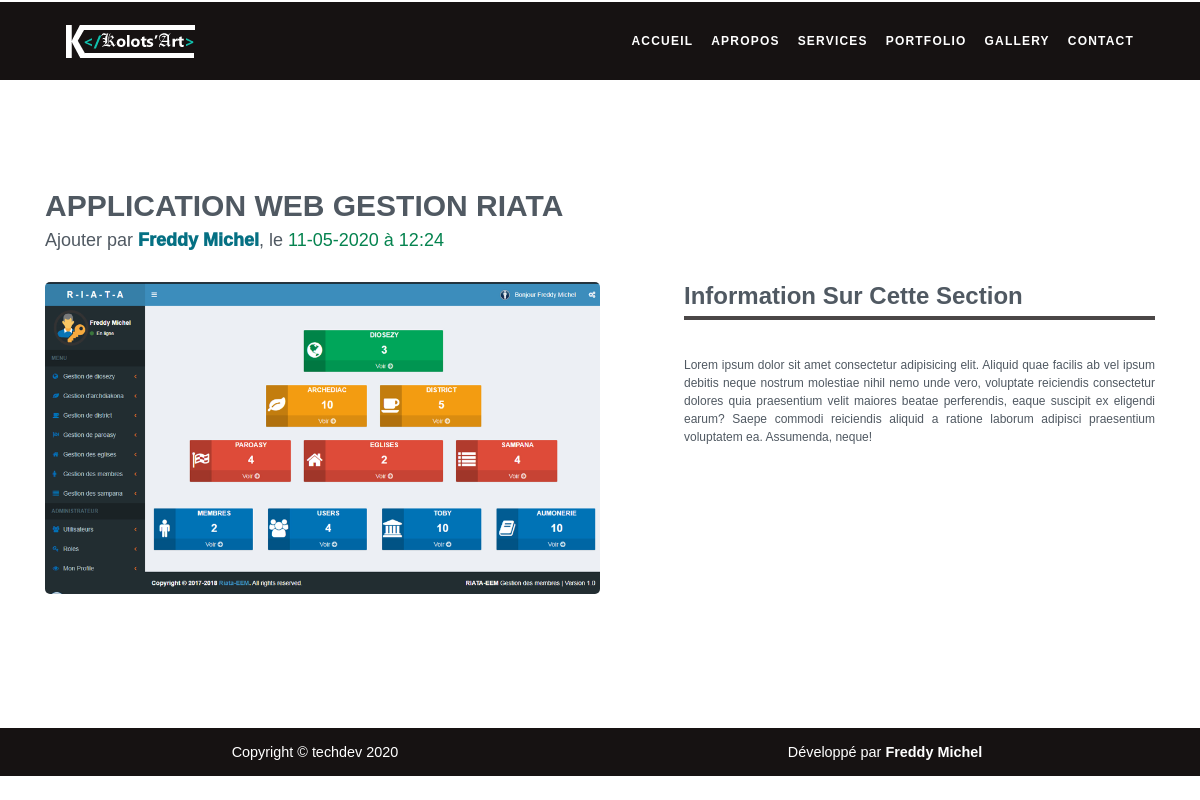
The page /index.php?page=article&id=2 on the database its author committed.
### tables this page shows
CREATE TABLE IF NOT EXISTS `portfolio` (
  `id` int(11) NOT NULL AUTO_INCREMENT,
  `titre` varchar(255) NOT NULL,
  `contenue` text NOT NULL,
  `image` varchar(255) NOT NULL DEFAULT 'post.png',
  `auteur` varchar(255) NOT NULL,
  `date` datetime NOT NULL,
  `posted` tinyint(4) NOT NULL,
  PRIMARY KEY (`id`)
);

### fonctions/article.fonct.php (called while the page is built)
<?php
function get_Portfolios(){
    global $db;
    $req = $db ->query("
        SELECT  portfolio.id,
                portfolio.titre,
                portfolio.image,
                portfolio.contenue,
                portfolio.date,
                admins.nom
        FROM    portfolio
        JOIN    admins
        ON portfolio.auteur=admins.email
        WHERE portfolio.id='{$_GET['id']}'
        AND portfolio.posted = '1'
    ");
    $results = $req->fetchObject();
    return $results;
}

### pages/article.php (the view, shortened to what this page needs)
<?php
$portfolio = get_Portfolios();
if($portfolio == false){
    header("Location:index.php?page=error");
}else{
?>
<div class="main-show">
    <div class="container">
    <h1 class="main-titleSection"><?= $portfolio -> titre ?></h1>
        <h4>Ajouter par <span class="auteur-main-add"><?= $portfolio -> nom ?></span>, le <span class="date-main-add"><?= date("d-m-Y à H:i", strtotime($portfolio -> date)) ?></span></h4>
        <div class="main-show-content">
            <div class="col-img-show animate-left">
                <div class="card-content">
                    <img id="myImg" class="responsive-img" src="assets/imgs/portfolio/<?= $portfolio -> image ?>" alt="<?= $portfolio -> titre ?>">
                </div>
            </div>
            <div class="col-content-show animate-right">
                <div class="global-headline padding-left">
                <h2 class="main-titleCard">Information sur cette section</h2>
                    <div class="heading-underline"></div>
                    <p class="lead">
                        <?= $portfolio -> contenue ?>
                    </p>
                </div>
            </div>
        </div>
    </div>
</div>
    <?php
}
?>

### assets/css/style.css (style rules this page uses)
* { text-decoration: none; }
html { scroll-behavior: smooth; font-family:'Aparajita', sans-serif; font-size:12px; }
body { overflow-x: hidden; font-size:1rem; font-family: 'arial', sans-serif; color:#505962; background: #ffffffd9; }
.lead { font-size:1rem; }
.heading-underline { width:100%; height: .3rem; background: rgb(75, 71, 71); margin:0 auto 3rem; }
.global-headline { text-align: center; margin-top:5rem; }
.main-show { padding:5rem 0; margin:4rem 0; }
.main-show-content { display:block; }
.main-show-content .col-img-show, .col-content-show { width:100%; max-width:100%; padding:2rem 0; }
.main-show-content .col-img-show, .col-content-show .global-headline { margin-top:0; text-align:left; }
.main-show-content .col-img-show, .col-content-show .lead { text-align:justify; }
.col-img-show img { width:100%; margin: 0 auto; }
.main-titleSection { text-transform:uppercase; font-weight: 700; }
.main-titleCard { text-transform:capitalize; font-weight: 700; }
.auteur-main-add { font-weight: 1000; color:rgb(5, 112, 131); }
.date-main-add { font-weight: 8000; color:rgb(5, 131, 79); }
#myImg { border-radius: 5px; cursor: pointer; transition: 0.3s; }
@media screen and (min-width:900px) { .padding-left { padding-left: 7rem; } }
@media screen and (min-width:900px) { .main-show-content { display:flex; } }
@media screen and (min-width:900px) { .main-show-content .col-img-show, .col-content-show { width:50%; max-width:50%; } }

### rows shown on the page
portfolio: titre "APPLICATION WEB GESTION RIATA", admins.nom "Freddy Michel", date "11-05-2020 à 12:24", image (picture), contenue "Lorem ipsum dolor sit amet consectetur adipisicing elit. Aliquid quae facilis ab vel ipsum debitis neque nostrum molestiae nihil nemo unde vero, voluptate reiciendis consectetur dolores quia praesentium velit maiores beatae perferendis, eaque suscipit ex eligendi earum? Saepe commodi reiciendis aliquid a ratione laborum adipisci praesentium voluptatem ea. Assumenda, neque!"

### other values the page prints
$titre "ACCUEIL APROPOS SERVICES PORTFOLIO GALLERY CONTACT"
